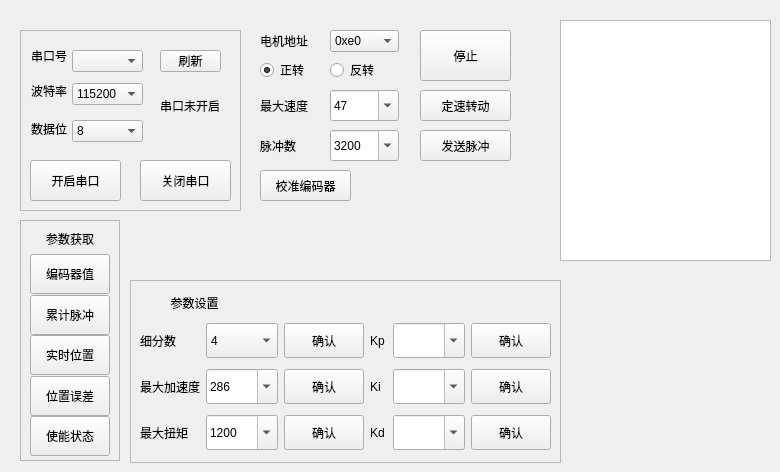
      <widget class="QWidget" name="tab_2">
       <attribute name="title">
        <string>单电机调试</string>
       </attribute>
       <widget class="QFrame" name="frame_port_setting">
        <property name="geometry">
         <rect>
          <x>20</x>
          <y>30</y>
          <width>221</width>
          <height>181</height>
         </rect>
        </property>
        <property name="frameShape">
         <enum>QFrame::StyledPanel</enum>
        </property>
        <property name="frameShadow">
         <enum>QFrame::Raised</enum>
        </property>
        <widget class="QPushButton" name="btn_refresh_serial">
         <property name="geometry">
          <rect>
           <x>140</x>
           <y>20</y>
           <width>61</width>
           <height>22</height>
          </rect>
         </property>
         <property name="text">
          <string>刷新</string>
         </property>
        </widget>
        <widget class="QPushButton" name="btn_open_port">
         <property name="geometry">
          <rect>
           <x>10</x>
           <y>130</y>
           <width>91</width>
           <height>41</height>
          </rect>
         </property>
         <property name="minimumSize">
          <size>
           <width>90</width>
           <height>40</height>
          </size>
         </property>
         <property name="text">
          <string>开启串口</string>
         </property>
        </widget>
        <widget class="QPushButton" name="btn_close_port">
         <property name="geometry">
          <rect>
           <x>120</x>
           <y>130</y>
           <width>91</width>
           <height>41</height>
          </rect>
         </property>
         <property name="minimumSize">
          <size>
           <width>90</width>
           <height>40</height>
          </size>
         </property>
         <property name="text">
          <string>关闭串口</string>
         </property>
        </widget>
        <widget class="QComboBox" name="cmb_serial_port">
         <property name="geometry">
          <rect>
           <x>52</x>
           <y>20</y>
           <width>71</width>
           <height>22</height>
          </rect>
         </property>
         <property name="editable">
          <bool>false</bool>
         </property>
        </widget>
        <widget class="QLabel" name="label">
         <property name="geometry">
          <rect>
           <x>11</x>
           <y>18</y>
           <width>36</width>
           <height>16</height>
          </rect>
         </property>
         <property name="text">
          <string>串口号</string>
         </property>
        </widget>
        <widget class="QComboBox" name="cmb_baud">
         <property name="geometry">
          <rect>
           <x>52</x>
           <y>53</y>
           <width>71</width>
           <height>22</height>
          </rect>
         </property>
         <property name="editable">
          <bool>false</bool>
         </property>
         <property name="currentText">
          <string>115200</string>
         </property>
         <property name="currentIndex">
          <number>5</number>
         </property>
         <item>
          <property name="text">
           <string>14400</string>
          </property>
         </item>
         <item>
          <property name="text">
           <string>19200</string>
          </property>
         </item>
         <item>
          <property name="text">
           <string>38400</string>
          </property>
         </item>
         <item>
          <property name="text">
           <string>56000</string>
          </property>
         </item>
         <item>
          <property name="text">
           <string>57600</string>
          </property>
         </item>
         <item>
          <property name="text">
           <string>115200</string>
          </property>
         </item>
        </widget>
        <widget class="QLabel" name="label_2">
         <property name="geometry">
          <rect>
           <x>11</x>
           <y>53</y>
           <width>36</width>
           <height>16</height>
          </rect>
         </property>
         <property name="text">
          <string>波特率</string>
         </property>
        </widget>
        <widget class="QLabel" name="label_3">
         <property name="geometry">
          <rect>
           <x>11</x>
           <y>88</y>
           <width>41</width>
           <height>22</height>
          </rect>
         </property>
         <property name="text">
          <string>数据位</string>
         </property>
        </widget>
        <widget class="QComboBox" name="cmb_databits">
         <property name="geometry">
          <rect>
           <x>52</x>
           <y>90</y>
           <width>71</width>
           <height>22</height>
          </rect>
         </property>
         <property name="editable">
          <bool>false</bool>
         </property>
         <property name="currentText">
          <string>8</string>
         </property>
         <property name="currentIndex">
          <number>2</number>
         </property>
         <item>
          <property name="text">
           <string>6</string>
          </property>
         </item>
         <item>
          <property name="text">
           <string>7</string>
          </property>
         </item>
         <item>
          <property name="text">
           <string>8</string>
          </property>
         </item>
        </widget>
        <widget class="QLabel" name="label_port_status">
         <property name="geometry">
          <rect>
           <x>140</x>
           <y>60</y>
           <width>71</width>
           <height>31</height>
          </rect>
         </property>
         <property name="text">
          <string>串口未开启</string>
         </property>
         <property name="scaledContents">
          <bool>false</bool>
         </property>
        </widget>
       </widget>
       <widget class="QPlainTextEdit" name="plainTextEdit">
        <property name="geometry">
         <rect>
          <x>560</x>
          <y>20</y>
          <width>211</width>
          <height>241</height>
         </rect>
        </property>
       </widget>
       <widget class="QRadioButton" name="radioBtn_forward">
        <property name="geometry">
         <rect>
          <x>260</x>
          <y>60</y>
          <width>61</width>
          <height>20</height>
         </rect>
        </property>
        <property name="text">
         <string>正转</string>
        </property>
        <property name="checked">
         <bool>true</bool>
        </property>
       </widget>
       <widget class="QRadioButton" name="radioBtn_reverse">
        <property name="geometry">
         <rect>
          <x>330</x>
          <y>60</y>
          <width>61</width>
          <height>20</height>
         </rect>
        </property>
        <property name="text">
         <string>反转</string>
        </property>
       </widget>
       <widget class="QComboBox" name="cmb_motor_addr">
        <property name="geometry">
         <rect>
          <x>330</x>
          <y>30</y>
          <width>69</width>
          <height>22</height>
         </rect>
        </property>
        <item>
         <property name="text">
          <string>0xe0</string>
         </property>
        </item>
        <item>
         <property name="text">
          <string>0xe1</string>
         </property>
        </item>
        <item>
         <property name="text">
          <string>0xe2</string>
         </property>
        </item>
       </widget>
       <widget class="QLabel" name="label_motor_addr">
        <property name="geometry">
         <rect>
          <x>260</x>
          <y>30</y>
          <width>61</width>
          <height>21</height>
         </rect>
        </property>
        <property name="text">
         <string>电机地址</string>
        </property>
       </widget>
       <widget class="QFrame" name="frame">
        <property name="geometry">
         <rect>
          <x>20</x>
          <y>220</y>
          <width>100</width>
          <height>241</height>
         </rect>
        </property>
        <property name="frameShape">
         <enum>QFrame::StyledPanel</enum>
        </property>
        <property name="frameShadow">
         <enum>QFrame::Raised</enum>
        </property>
        <layout class="QVBoxLayout" name="verticalLayout_2">
         <item>
          <widget class="QLabel" name="label_get_parm">
           <property name="text">
            <string>参数获取</string>
           </property>
           <property name="alignment">
            <set>Qt::AlignCenter</set>
           </property>
          </widget>
         </item>
         <item>
          <widget class="QPushButton" name="btn_get_encoder">
           <property name="minimumSize">
            <size>
             <width>80</width>
             <height>40</height>
            </size>
           </property>
           <property name="text">
            <string>编码器值</string>
           </property>
          </widget>
         </item>
         <item>
          <widget class="QPushButton" name="btn_get_pluse">
           <property name="minimumSize">
            <size>
             <width>80</width>
             <height>40</height>
            </size>
           </property>
           <property name="text">
            <string>累计脉冲</string>
           </property>
          </widget>
         </item>
         <item>
          <widget class="QPushButton" name="btn_get_current_pos">
           <property name="minimumSize">
            <size>
             <width>80</width>
             <height>40</height>
            </size>
           </property>
           <property name="text">
            <string>实时位置</string>
           </property>
          </widget>
         </item>
         <item>
          <widget class="QPushButton" name="btn_get_pos_err">
           <property name="minimumSize">
            <size>
             <width>80</width>
             <height>40</height>
            </size>
           </property>
           <property name="text">
            <string>位置误差</string>
           </property>
          </widget>
         </item>
         <item>
          <widget class="QPushButton" name="btn_get_enable">
           <property name="minimumSize">
            <size>
             <width>80</width>
             <height>40</height>
            </size>
           </property>
           <property name="text">
            <string>使能状态</string>
           </property>
          </widget>
         </item>
        </layout>
       </widget>
       <widget class="QComboBox" name="cmb_max_speed">
        <property name="geometry">
         <rect>
          <x>330</x>
          <y>90</y>
          <width>69</width>
          <height>31</height>
         </rect>
        </property>
        <property name="editable">
         <bool>true</bool>
        </property>
        <property name="currentText">
         <string>47</string>
        </property>
        <property name="currentIndex">
         <number>3</number>
        </property>
        <property name="maxCount">
         <number>127</number>
        </property>
        <item>
         <property name="text">
          <string>7</string>
         </property>
        </item>
        <item>
         <property name="text">
          <string>15</string>
         </property>
        </item>
        <item>
         <property name="text">
          <string>31</string>
         </property>
        </item>
        <item>
         <property name="text">
          <string>47</string>
         </property>
        </item>
        <item>
         <property name="text">
          <string>63</string>
         </property>
        </item>
        <item>
         <property name="text">
          <string>95</string>
         </property>
        </item>
        <item>
         <property name="text">
          <string>127</string>
         </property>
        </item>
       </widget>
       <widget class="QLabel" name="label_max_speed">
        <property name="geometry">
         <rect>
          <x>260</x>
          <y>90</y>
          <width>61</width>
          <height>31</height>
         </rect>
        </property>
        <property name="text">
         <string>最大速度</string>
        </property>
       </widget>
       <widget class="QFrame" name="frame_2">
        <property name="geometry">
         <rect>
          <x>130</x>
          <y>280</y>
          <width>431</width>
          <height>183</height>
         </rect>
        </property>
        <property name="frameShape">
         <enum>QFrame::StyledPanel</enum>
        </property>
        <property name="frameShadow">
         <enum>QFrame::Raised</enum>
        </property>
        <layout class="QGridLayout" name="gridLayout_3">
         <item row="0" column="0">
          <widget class="QLabel" name="label_12">
           <property name="text">
            <string>参数设置</string>
           </property>
           <property name="alignment">
            <set>Qt::AlignCenter</set>
           </property>
          </widget>
         </item>
         <item row="0" column="1" colspan="3">
          <spacer name="horizontalSpacer">
           <property name="orientation">
            <enum>Qt::Horizontal</enum>
           </property>
           <property name="sizeHint" stdset="0">
            <size>
             <width>195</width>
             <height>20</height>
            </size>
           </property>
          </spacer>
         </item>
         <item row="1" column="0" rowspan="3" colspan="2">
          <layout class="QGridLayout" name="gridLayout_2">
           <item row="0" column="0">
            <widget class="QLabel" name="label_subdiv">
             <property name="minimumSize">
              <size>
               <width>0</width>
               <height>40</height>
              </size>
             </property>
             <property name="text">
              <string>细分数</string>
             </property>
            </widget>
           </item>
           <item row="0" column="1">
            <widget class="QComboBox" name="cmb_subdiv">
             <property name="minimumSize">
              <size>
               <width>0</width>
               <height>35</height>
              </size>
             </property>
             <property name="editable">
              <bool>false</bool>
             </property>
             <property name="currentText">
              <string>4</string>
             </property>
             <item>
              <property name="text">
               <string>4</string>
              </property>
             </item>
             <item>
              <property name="text">
               <string>8</string>
              </property>
             </item>
             <item>
              <property name="text">
               <string>16</string>
              </property>
             </item>
             <item>
              <property name="text">
               <string>32</string>
              </property>
             </item>
             <item>
              <property name="text">
               <string>64</string>
              </property>
             </item>
             <item>
              <property name="text">
               <string>128</string>
              </property>
             </item>
             <item>
              <property name="text">
               <string>256</string>
              </property>
             </item>
            </widget>
           </item>
           <item row="0" column="2">
            <widget class="QPushButton" name="btn_send_subdiv">
             <property name="minimumSize">
              <size>
               <width>80</width>
               <height>35</height>
              </size>
             </property>
             <property name="text">
              <string>确认</string>
             </property>
            </widget>
           </item>
           <item row="1" column="0">
            <widget class="QLabel" name="label_maxACC">
             <property name="minimumSize">
              <size>
               <width>0</width>
               <height>40</height>
              </size>
             </property>
             <property name="text">
              <string>最大加速度</string>
             </property>
            </widget>
           </item>
           <item row="1" column="1">
            <widget class="QComboBox" name="cmb_maxACC">
             <property name="minimumSize">
              <size>
               <width>0</width>
               <height>35</height>
              </size>
             </property>
             <property name="editable">
              <bool>true</bool>
             </property>
             <property name="currentText">
              <string>286</string>
             </property>
             <item>
              <property name="text">
               <string>286</string>
              </property>
             </item>
             <item>
              <property name="text">
               <string>412</string>
              </property>
             </item>
             <item>
              <property name="text">
               <string>538</string>
              </property>
             </item>
             <item>
              <property name="text">
               <string>664</string>
              </property>
             </item>
             <item>
              <property name="text">
               <string>790</string>
              </property>
             </item>
             <item>
              <property name="text">
               <string>916</string>
              </property>
             </item>
             <item>
              <property name="text">
               <string>1042</string>
              </property>
             </item>
            </widget>
           </item>
           <item row="1" column="2">
            <widget class="QPushButton" name="btn_send_maxACC">
             <property name="minimumSize">
              <size>
               <width>80</width>
               <height>35</height>
              </size>
             </property>
             <property name="text">
              <string>确认</string>
             </property>
            </widget>
           </item>
           <item row="2" column="0">
            <widget class="QLabel" name="label_max_torque">
             <property name="minimumSize">
              <size>
               <width>0</width>
               <height>40</height>
              </size>
             </property>
             <property name="text">
              <string>最大扭矩</string>
             </property>
            </widget>
           </item>
           <item row="2" column="1">
            <widget class="QComboBox" name="cmb_max_torque">
             <property name="minimumSize">
              <size>
               <width>0</width>
               <height>35</height>
              </size>
             </property>
             <property name="editable">
              <bool>true</bool>
             </property>
             <property name="currentText">
              <string>1200</string>
             </property>
            </widget>
           </item>
           <item row="2" column="2">
            <widget class="QPushButton" name="btn_send_max_torque">
             <property name="minimumSize">
              <size>
               <width>80</width>
               <height>35</height>
              </size>
             </property>
             <property name="text">
              <string>确认</string>
             </property>
            </widget>
           </item>
          </layout>
         </item>
         <item row="1" column="2">
          <widget class="QLabel" name="label_9">
           <property name="minimumSize">
            <size>
             <width>0</width>
             <height>40</height>
            </size>
           </property>
           <property name="text">
            <string>Kp</string>
           </property>
          </widget>
         </item>
         <item row="1" column="3">
          <widget class="QComboBox" name="comboBox_5">
           <property name="minimumSize">
            <size>
             <width>0</width>
             <height>35</height>
            </size>
           </property>
           <property name="editable">
            <bool>true</bool>
           </property>
           <property name="currentText">
            <string/>
           </property>
          </widget>
         </item>
         <item row="1" column="4">
          <widget class="QPushButton" name="pushButton_6">
           <property name="minimumSize">
            <size>
             <width>80</width>
             <height>35</height>
            </size>
           </property>
           <property name="text">
            <string>确认</string>
           </property>
          </widget>
         </item>
         <item row="2" column="2">
          <widget class="QLabel" name="label_10">
           <property name="minimumSize">
            <size>
             <width>0</width>
             <height>40</height>
            </size>
           </property>
           <property name="text">
            <string>Ki</string>
           </property>
          </widget>
         </item>
         <item row="2" column="3">
          <widget class="QComboBox" name="comboBox_6">
           <property name="minimumSize">
            <size>
             <width>0</width>
             <height>35</height>
            </size>
           </property>
           <property name="editable">
            <bool>true</bool>
           </property>
           <property name="currentText">
            <string/>
           </property>
          </widget>
         </item>
         <item row="2" column="4">
          <widget class="QPushButton" name="pushButton_7">
           <property name="minimumSize">
            <size>
             <width>80</width>
             <height>35</height>
            </size>
           </property>
           <property name="text">
            <string>确认</string>
           </property>
          </widget>
         </item>
         <item row="3" column="2">
          <widget class="QLabel" name="label_11">
           <property name="minimumSize">
            <size>
             <width>0</width>
             <height>40</height>
            </size>
           </property>
           <property name="text">
            <string>Kd</string>
           </property>
          </widget>
         </item>
         <item row="3" column="3">
          <widget class="QComboBox" name="comboBox_7">
           <property name="minimumSize">
            <size>
             <width>0</width>
             <height>35</height>
            </size>
           </property>
           <property name="editable">
            <bool>true</bool>
           </property>
           <property name="currentText">
            <string/>
           </property>
          </widget>
         </item>
         <item row="3" column="4">
          <widget class="QPushButton" name="pushButton_8">
           <property name="minimumSize">
            <size>
             <width>80</width>
             <height>35</height>
            </size>
           </property>
           <property name="text">
            <string>确认</string>
           </property>
          </widget>
         </item>
        </layout>
       </widget>
       <widget class="QPushButton" name="btn_motor_run">
        <property name="geometry">
         <rect>
          <x>420</x>
          <y>90</y>
          <width>91</width>
          <height>31</height>
         </rect>
        </property>
        <property name="text">
         <string>定速转动</string>
        </property>
       </widget>
       <widget class="QPushButton" name="btn_motor_pluse">
        <property name="geometry">
         <rect>
          <x>420</x>
          <y>130</y>
          <width>91</width>
          <height>31</height>
         </rect>
        </property>
        <property name="text">
         <string>发送脉冲</string>
        </property>
       </widget>
       <widget class="QComboBox" name="cmb_send_pluse">
        <property name="geometry">
         <rect>
          <x>330</x>
          <y>130</y>
          <width>69</width>
          <height>31</height>
         </rect>
        </property>
        <property name="editable">
         <bool>true</bool>
        </property>
        <property name="currentText">
         <string>3200</string>
        </property>
        <property name="maxCount">
         <number>127</number>
        </property>
       </widget>
       <widget class="QLabel" name="label_pluse">
        <property name="geometry">
         <rect>
          <x>260</x>
          <y>130</y>
          <width>61</width>
          <height>31</height>
         </rect>
        </property>
        <property name="text">
         <string>脉冲数</string>
        </property>
       </widget>
       <widget class="QPushButton" name="btn_stop_motor">
        <property name="geometry">
         <rect>
          <x>420</x>
          <y>30</y>
          <width>91</width>
          <height>51</height>
         </rect>
        </property>
        <property name="text">
         <string>停止</string>
        </property>
       </widget>
       <widget class="QPushButton" name="btn_check_encoder">
        <property name="geometry">
         <rect>
          <x>260</x>
          <y>170</y>
          <width>91</width>
          <height>31</height>
         </rect>
        </property>
        <property name="text">
         <string>校准编码器</string>
        </property>
       </widget>
      </widget>
